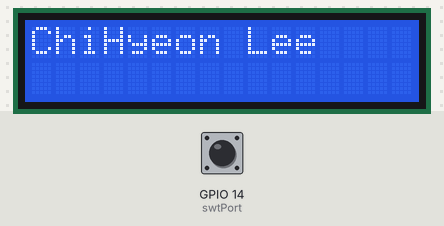
Recording of a sketch running on a simulated ESP8266 (NodeMCU). Parts: 16×2 character LCD. The inputs (shaded band) are chosen by the test bench; at power-on: GPIO 14 (swtPort) HIGH. What the sketch prints to the serial monitor is not drawn.

Above: at 2.2 s.
2.3 s: GPIO 14 (swtPort) pulled LOW for 0.15 s
At 4.5 s:
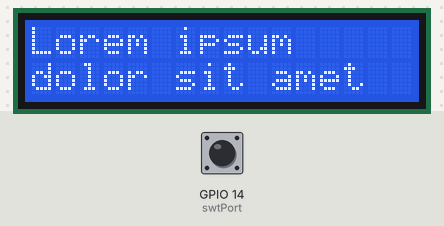
5.4 s: GPIO 14 (swtPort) pulled LOW for 1 s
At 8.6 s:
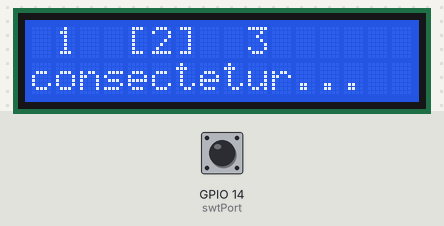
15.5 s: GPIO 14 (swtPort) pulsed LOW 5 times (0.12 s each, 0.3 s apart)
At 17.7 s:
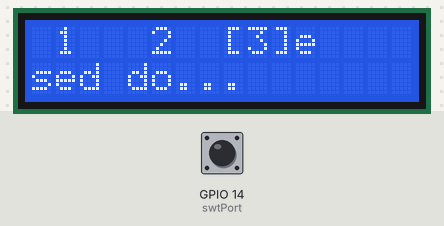
20.0 s: GPIO 14 (swtPort) pulled LOW for 3.2 s
At 25.4 s:
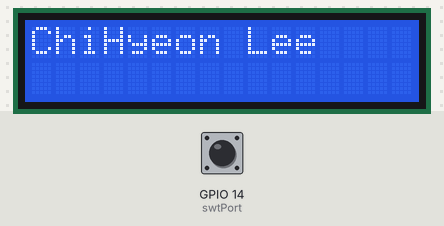
25.7 s: GPIO 14 (swtPort) pulled LOW for 0.15 s
At 26.9 s:
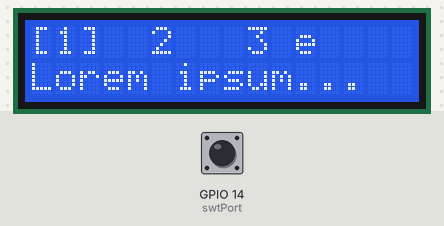
Timing chart, 0 to 28.7 s (numbered marks = the images above; inputs shaded):
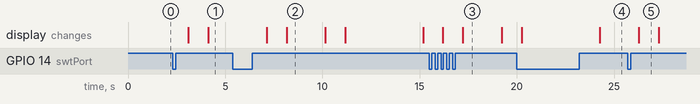

Measured:
- after the input at 2.3 s, the display: first changes after 0.80 s (image 1 shows a later state)
- after the input at 5.4 s, the display: first differs from a run without the input after 2.8 s (image 2)
- after the input at 15.5 s, the display: first changes after 0.70 s (image 3 shows a later state)
- after the input at 20.0 s, the display: first differs from a run without the input after 4.3 s (image 4)
- after the input at 25.7 s, the display: changes after 0.58 s (image 5)
- what the display in image 2 shows lasts 2.0 s, from 8.2 s to 10.2 s
- what the display in image 5 shows lasts 1.0 s, from 26.3 s to 27.3 s

The sketch:

Emb_7_Project2.ino
```cpp
#include <LiquidCrystal_I2C.h>
void ICACHE_RAM_ATTR chg_state();
// GPIO Pin(s)
int swtPort = 14;
int lcdSda = 4;
int lcdScl = 5;

LiquidCrystal_I2C lcd(0x27, 16, 2);

// Button
volatile int power_state = 0;
volatile int string_state = 0;

void setup() {
  Serial.println("Booting Procedure Init.");
  Serial.begin(9600);

  pinMode(swtPort, INPUT_PULLUP);
  attachInterrupt(digitalPinToInterrupt(swtPort), chg_state, RISING);

  lcd.begin();
  lcd.backlight();
  lcd.print("ChiHyeon Lee");
  Serial.println("Booting Procedure Comp.");
  delay(1000);
}

void ICACHE_RAM_ATTR chg_state()
{
  Serial.println("Int Called");
  if(power_state == 0)
  {
    power_state = 1;
    string_state = 1;
  }
  else
  {
    if(string_state == 1)
    {
      string_state = 2;
    }
    else if(string_state == 2)
    {
      string_state = 3;
    }
    else
    {
      string_state = 0;
      power_state = 2;
    }
  }
}

void loop() {
  Serial.print("State : ");
  Serial.println(power_state);
  if(power_state == 1)
  {
    switch(string_state)
    {
      case 1:
      {
        // Display the info.
        lcd.setCursor(0,0);
        lcd.print("[1]  2   3 ");
        lcd.setCursor(0,1);
        lcd.print("Lorem ipsum...");
        delay(1000);
        lcd.clear();
        lcd.setCursor(0,0);
        lcd.print("Lorem ipsum");
        lcd.setCursor(0,1);
        lcd.print("dolor sit amet");
        delay(3000);
        lcd.clear();
        break;
      }
      case 2:
      {
        // Display the info.
        lcd.setCursor(0,0);
        lcd.print(" 1  [2]  3 ");
        lcd.setCursor(0,1);
        lcd.print("consectetur...");
        delay(2000);
        lcd.clear();
        delay(1000);
        lcd.setCursor(0,0);
        lcd.print("consectetur");
        lcd.setCursor(0,1);
        lcd.print("adipiscing elit");
        delay(4000);
        lcd.clear();
        break;
      }
      case 3:
      {
        // Display the info.
        lcd.setCursor(0,0);
        lcd.print(" 1   2  [3]");
        lcd.setCursor(0,1);
        lcd.print("sed do...");
        delay(2000);
        lcd.clear();
        delay(1000);
        lcd.setCursor(0,0);
        lcd.print("sed do");
        lcd.setCursor(0,1);
        lcd.print("eiusmod tempor");
        delay(4000);
        lcd.clear();
        break;
      }
      default:
      {
        // Display the info.
        lcd.setCursor(0,0);
        lcd.print("ERR");
        lcd.setCursor(0,1);
        lcd.print("ERR : string_state");
        delay(2000);
        lcd.clear();
        delay(1000);
        lcd.setCursor(0,0);
        lcd.print("ERR");
        lcd.setCursor(0,1);
        lcd.print("ERR : string_state");
        delay(4000);
        lcd.clear();
        break;
      }
    }

  }

  if(power_state == 2)
  {
    lcd.setCursor(0,0);
    lcd.print("ChiHyeon Lee");
    power_state = 0;
  }

  delay(1000);
}
```
